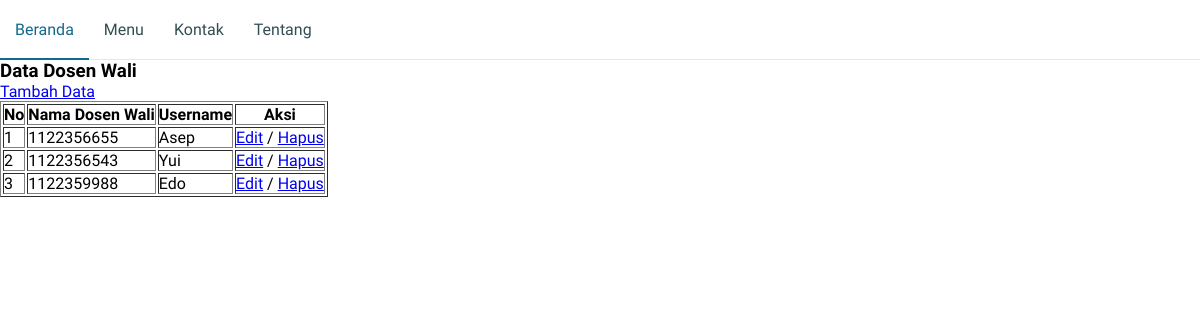
Page /admin/tampil_dosen.php on the committed database.
### tables this page shows
CREATE TABLE `dosen` (
  `iddosen` int(30) NOT NULL,
  `nip` varchar(30) NOT NULL,
  `nama` varchar(50) NOT NULL,
  `password` varchar(225) NOT NULL,
  `level` varchar(30) NOT NULL
);

### admin/tampil_dosen.php (the view)
<?php include "navbar.php";
include '../koneksi.php';?>
<h3>Data Dosen Wali</h3>
<a href="tambah_dosen.php">Tambah Data</a>
<table border="1" >
	<tr>
		<th>No</th>
		<th>Nama Dosen Wali</th>
<th>Username</th>
		<th>Aksi</th>
	</tr>
	<?php
	$sql=mysqli_query($konek, "SELECT * FROM dosen ORDER BY iddosen ASC");
	$no=1;
	while($d=mysqli_fetch_array($sql)){
		echo "<tr>
			<td>$no</td>
			<td>$d[nip]</td>
<td>$d[nama]</td>
			<td>
				<a href='edit_dosen.php?id=$d[iddosen]'>Edit</a> /
				<a href='hapus_dosen.php?id=$d[iddosen]'>Hapus</a>
			</td>
		</tr>";
		$no++;
	}
	?>
</table>

### admin/navbar.php (style rules this page uses)
* { margin: 0; padding: 0; box-sizing: border-box; }
body { font-family: 'Zen Kaku Gothic New', sans-serif; font-size: 16px; }

### rows in the picture
dosen: nip "1122356655", nama "Asep"
dosen: nip "1122356543", nama "Yui"
dosen: nip "1122359988", nama "Edo"
